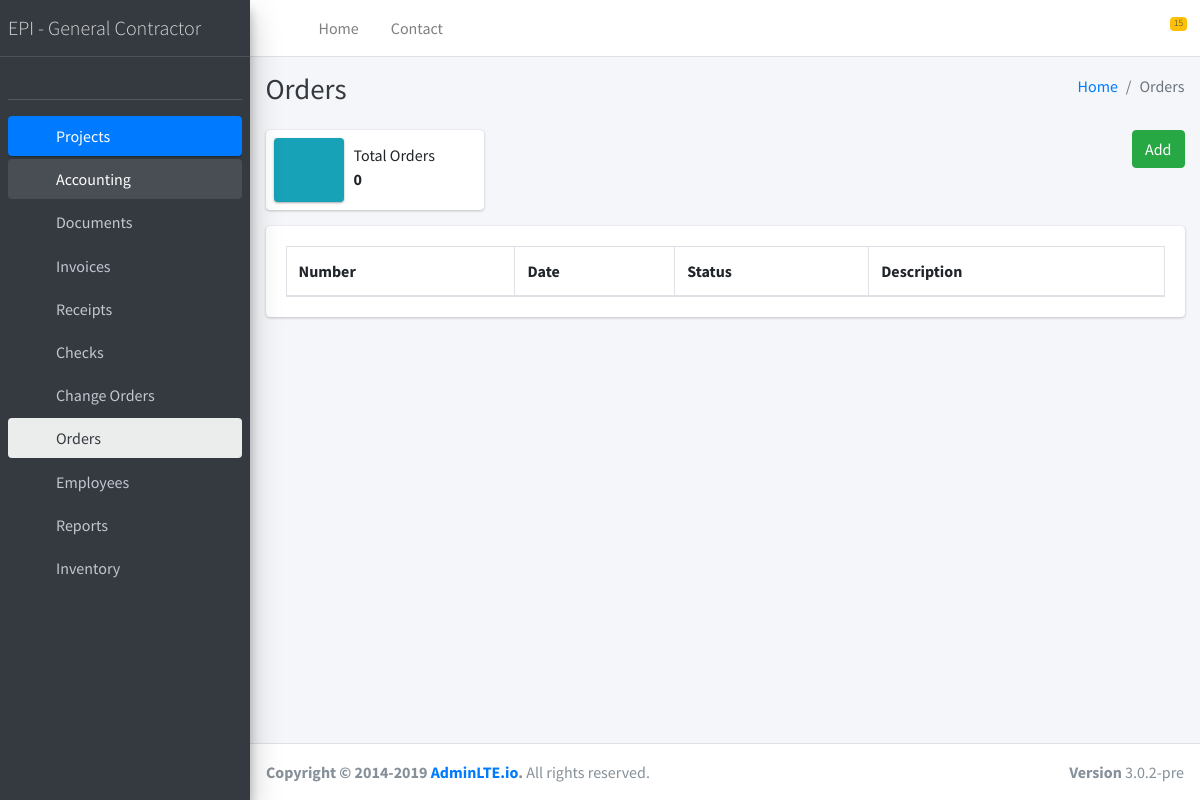
/orders/, run on an earlier commit of the app's database.
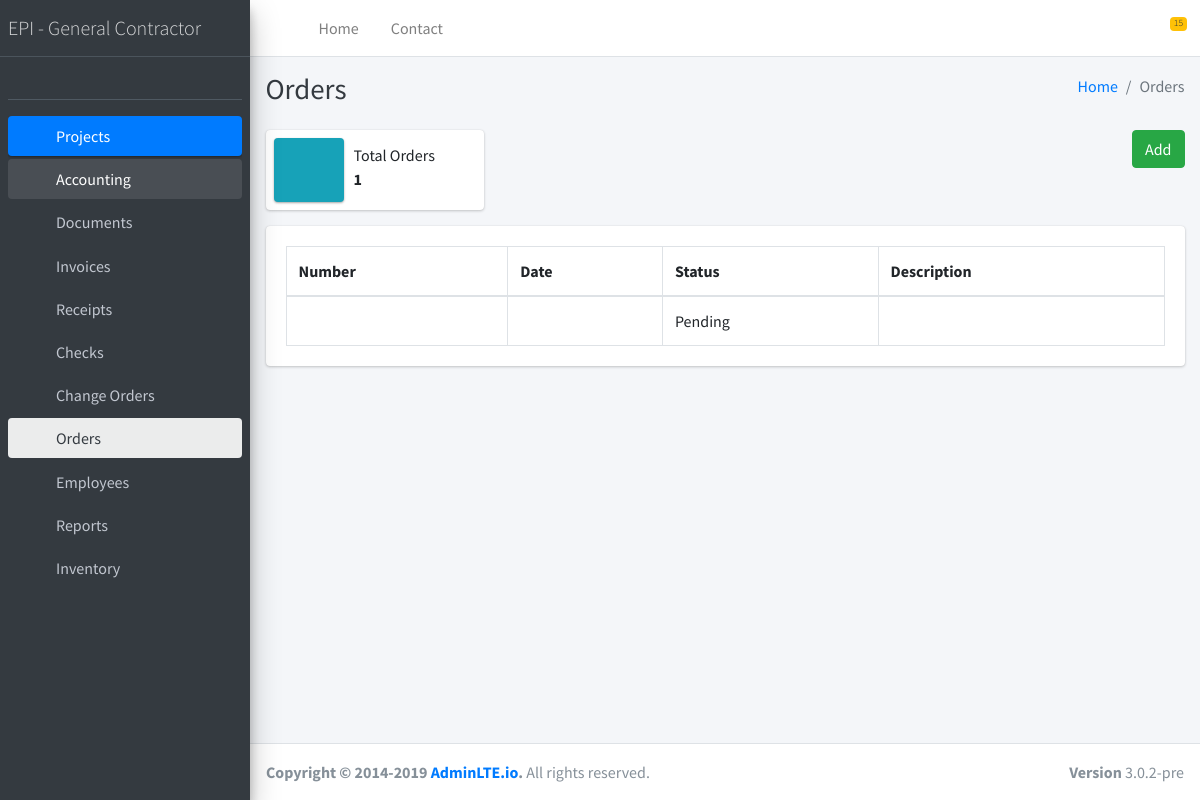
And on a later commit of the database.
### orders/models.py (models this page shows, shortened)
class Order(models.Model):
    status_type = [
        ('Pending', 'Pending'),
        ('Awaiting Payment', 'Awaiting Payment'),
        ('Awaiting Fulfillment', 'Awaiting Fulfillment'),
        ('Awaiting Shipment', 'Awaiting Shipment'),
        ('Awaiting Pickup', 'Awaiting Pickup'),
        ('Partially Shipped', 'Partially Shipped'),
        ('Completed', 'Completed'),
        ('Shipped', 'Shipped'),
        ('Canceled', 'Canceled'),
        ('Declined', 'Declined'),
        ('Refunded', 'Refunded'),
        ('Disputed', 'Disputed'),
        ('Manual Verification Required', 'Manual Verification Required'),
        ('Partially Refunded', 'Partially Refunded')
    ]
    status = models.CharField(max_length=255, choices=status_type, default='Pending')
    project = models.ForeignKey(Project, models.SET_NULL, blank=True, null=True)
    supplier = models.ForeignKey(Supplier, models.SET_NULL, blank=True, null=True)
    document = models.ForeignKey(Document, models.SET_NULL, blank=True, null=True)
    created_at = models.DateTimeField(auto_now=True)
    updated_at = models.DateTimeField(auto_now_add=True)

### orders/views.py (the view)
def index(request, template_name='orders/index.html'):
    list = Order.objects.filter()
    data = {
        'list': list
    }
    return render(request, template_name, data)

### templates/orders/index.html (shortened to what this page needs)
{% extends 'base.html' %}
{% load static %}
{% block content %}
  <div class="content-wrapper">
    <div class="content-header">
      <div class="container-fluid">
        <div class="row mb-2">
          <div class="col-sm-6">
            <h1 class="m-0 text-dark">Orders</h1>
          </div>
          <div class="col-sm-6">
            <ol class="breadcrumb float-sm-right">
              <li class="breadcrumb-item"><a href="#">Home</a></li>
              <li class="breadcrumb-item active">Orders</li>
            </ol>
          </div>
        </div>
      </div>
    </div>
    <section class="content">
      <div class="container-fluid">
        <div class="row">
          <div class="col-12 col-sm-6 col-md-3">
            <div class="info-box">
              <span class="info-box-icon bg-info elevation-1"><i class="far fa-money-bill-alt"></i></span>
              <div class="info-box-content">
                <span class="info-box-text">Total Orders</span>
                <span class="info-box-number">
                    {{ list.count }}
                </span>
              </div>
            </div>
          </div>
            <div class="col-12 col-sm-6 col-md-3 offset-md-6 text-right">
                <a href="{% url 'order_create' %}" class="btn btn-success">Add</a>
            </div>
        </div>
          <div class="row">
          <div class="col-12">
          <div class="card">
              <div class="card-body">
                <table id="inspection_table" class="table table-bordered table-condensed">
                  <thead>
                    <tr>
                        <th>Number</th>
                        <th>Date</th>
                        <th>Status</th>
                        <th>Description</th>
                    </tr>
                  </thead>
                  <tbody>
                    {% for item in list %}
                    <tr>
                        <td><a href="{% url 'order_read' item.id %}">{{ item.number }}</a></td>
                        <td>{{ item.date|date:'m/d/Y' }}</td>
                        <td>{{ item.status }}</td>
                        <td>{{ item.description|slice:100 }}</td>
                    </tr>
                  {% endfor %}
                  </tbody>
                </table>
              </div>
            </div>
          </div>
        </div>
      </div>
    </section>
  </div>
{% endblock content %}

What changed in the data, as far as the page shows it:
added Order: status "Pending"
Also different on the page:
{{ list.count }}: "0" → "1"
